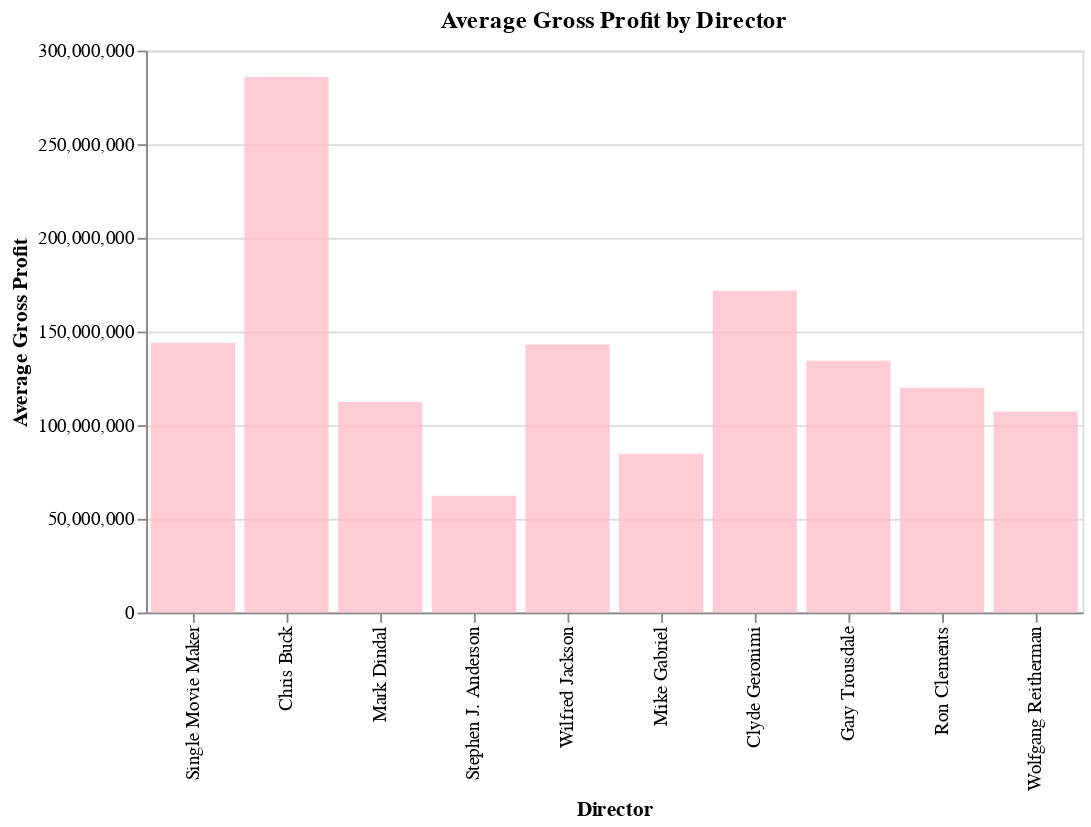

The code cell stored with this chart in its notebook:
### Code cell
# Creat the bar plot for the relationship with Gross Profit
Relationship_bar = alt.Chart(director_info, width=500, height=300).mark_bar(color='pink', opacity=0.8).encode(
            x = alt.X('Name', sort=alt.EncodingSortField(field='movie_title', order='ascending'), title="Director"),
            y='Average Gross Profit').properties(title='Average Gross Profit by Director')

Relationship_bar

### Figure 1 — Vega-Lite specification as saved in the notebook (floating-point values rounded to 4 significant figures)
{"config": {"view": {"continuousWidth": 400, "continuousHeight": 300}}, "data": {"name": "data-12207c2c96a138f3a521681993d875d6"}, "mark": {"type": "bar", "color": "pink", "opacity": 0.8}, "encoding": {"x": {"type": "nominal", "field": "Name", "sort": {"field": "movie_title", "order": "ascending"}, "title": "Director"}, "y": {"type": "quantitative", "field": "Average Gross Profit"}}, "height": 300, "title": "Average Gross Profit by Director", "width": 500, "$schema": "https://vega.github.io/schema/vega-lite/v4.8.1.json", "datasets": {"data-12207c2c96a138f3a521681993d875d6": [{"Name": "Wolfgang Reitherman", "Average Gross Profit": 107300000.0, "movie_title": 9.0}, {"Name": "Ron Clements", "Average Gross Profit": 120000000.0, "movie_title": 7.0}, {"Name": "Gary Trousdale", "Average Gross Profit": 134400000.0, "movie_title": 3.0}, {"Name": "Chris Buck", "Average Gross Profit": 285900000.0, "movie_title": 2.0}, {"Name": "Mark Dindal", "Average Gross Profit": 112300000.0, "movie_title": 2.0}, {"Name": "Stephen J. Anderson", "Average Gross Profit": 62260000.0, "movie_title": 2.0}, {"Name": "Wilfred Jackson", "Average Gross Profit": 143100000.0, "movie_title": 2.0}, {"Name": "Mike Gabriel", "Average Gross Profit": 84760000.0, "movie_title": 2.0}, {"Name": "Clyde Geronimi", "Average Gross Profit": 171800000.0, "movie_title": 2.0}, {"Name": "Single Movie Maker", "Average Gross Profit": 144000000.0, "movie_title": 1.0}]}}
